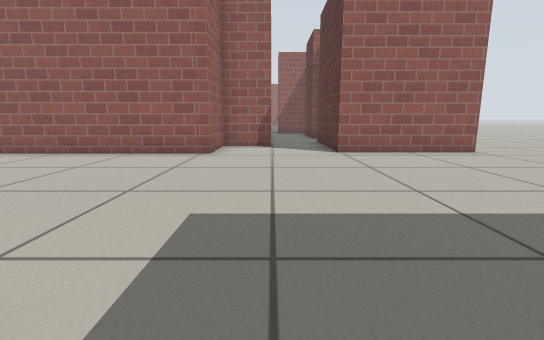
[1] (above)

16 first-person views from a walk through a world built for the Gazebo simulator. The camera is 0.5 m above the floor, tilts 10° down and sees 85° across. The floor is counted in squares, 0.5 m on a side. Each view is taken from the middle of a square. On the plan, view 1 faces up. The plan holds only what a view shows up to about 12 squares ahead; the rest is blank. The place goes on beyond the plan. Gazebo's built-in surfaces are drawn with simple patterns.

[2]
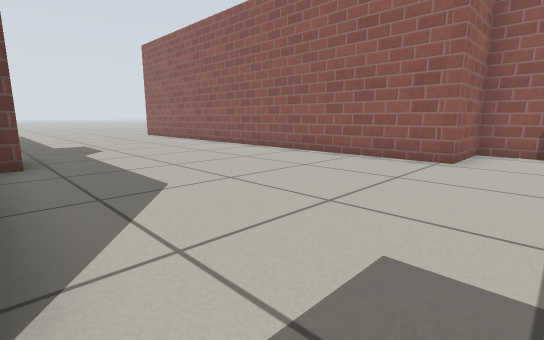

[3]
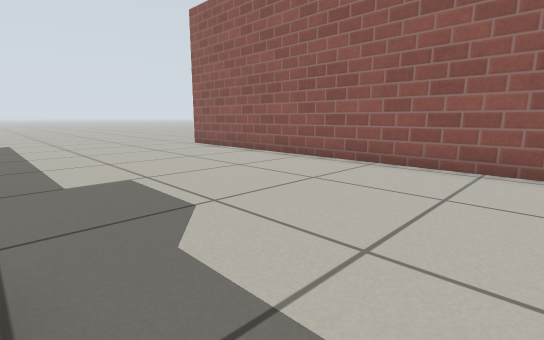

[4]
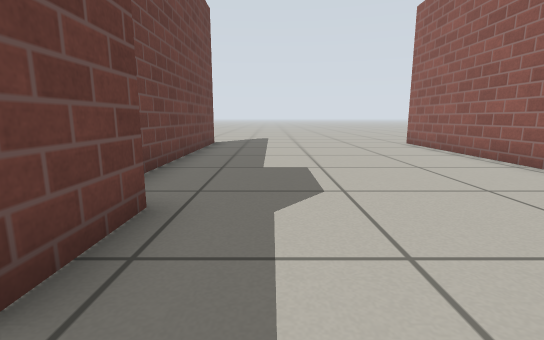

[5]
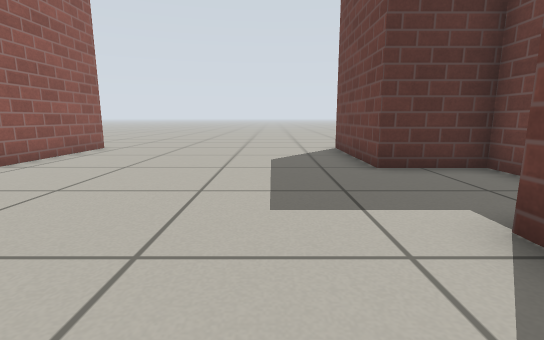

[6]
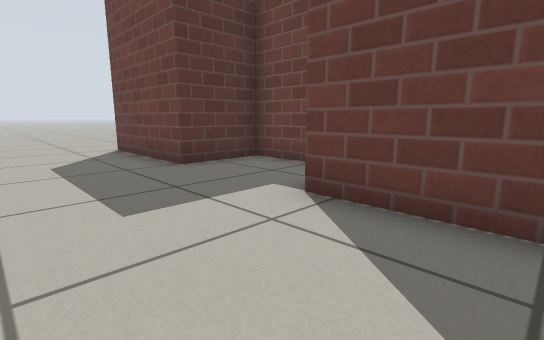

[7]
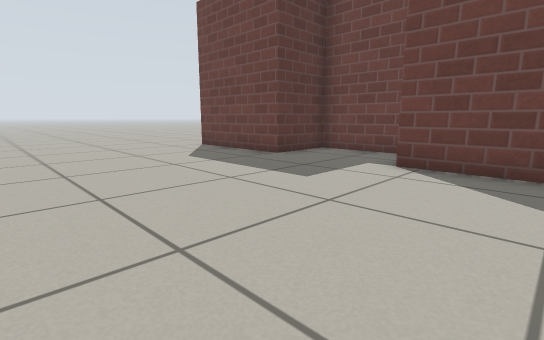

[8]
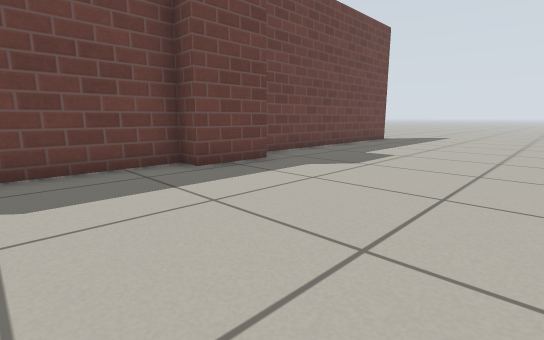

[9]
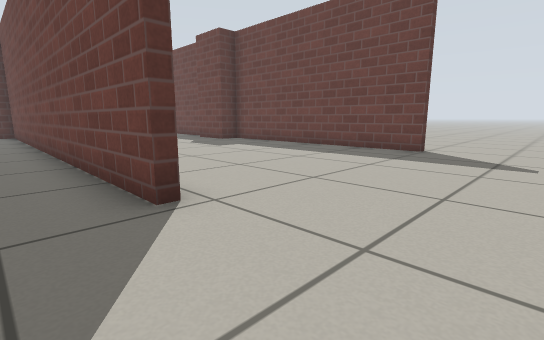

[10]
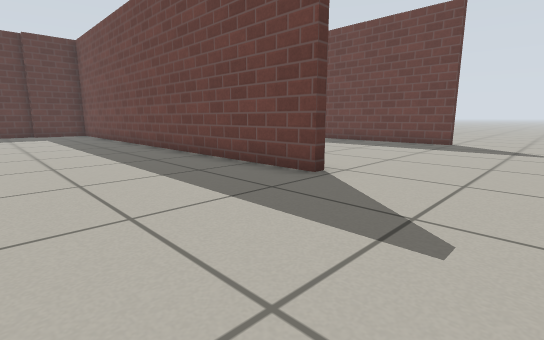

[11]
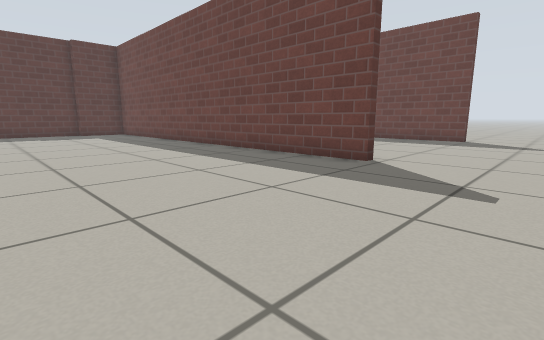

[12]
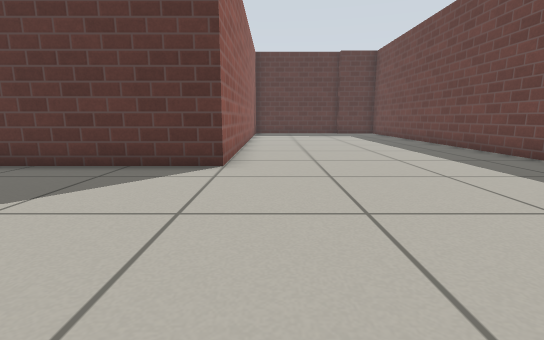

[13]
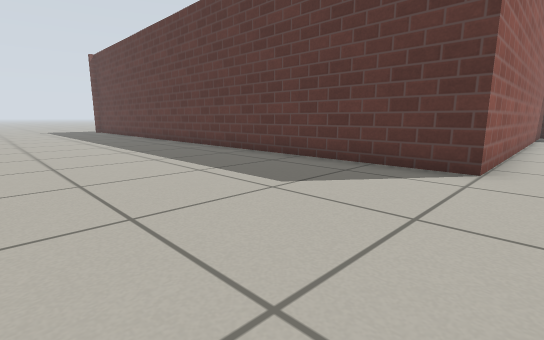

[14]
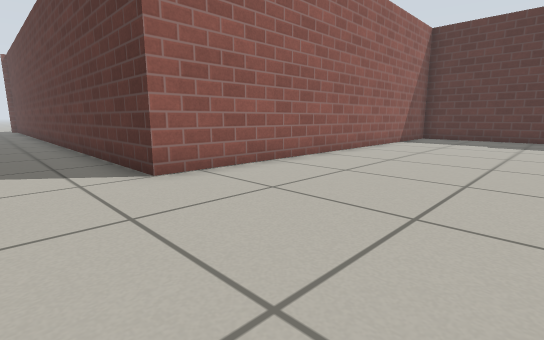

[15]
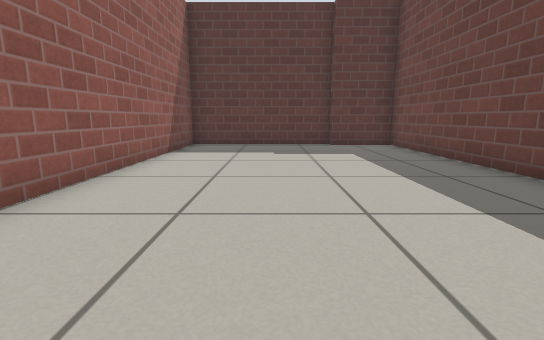

[16]
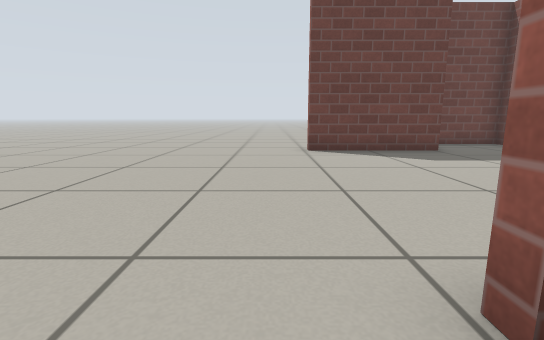

### Floor plan
Key: @ floor where view 1 was taken; # wall or solid block; . floor.
Columns run from 21 left of view 1 to 9 right of it. Each row starts with its distance up from view 1.
 25 ......#
 24 ......#
 23 ......#
 22 ......#
 21 ......#
 20 ......#
 19 ......#
 18 ......#
 17 ......#
 16 ......##############
 15 ...................#
 14 ...................#
 13 ...................#   #
 12 ...................# ..#
 11 ...................##..#     ..
 10 ...................#...#    ...
  9 ....################...####...
  8 ....################...........
  7 ...............................
  6 ...............................
  5 ...............................
  4 ...............................
  3 ...............................
  2 ............##.................
  1 ...#################...####....
  0 ...#               #.@.#   ....
 -1  ...               #####   ....
 -2  ....                      ....
 -3  ....
 -4  ...
 -5  ..

Where each view was taken, in squares from view 1:
view 1: 0 up, 0 right, facing up
view 2: 1 up, 0 right, facing up-left
view 3: 2 up, 7 left, facing up-left
view 4: 3 up, 6 left, facing left
view 5: 3 up, 4 left, facing right
view 6: 4 up, 4 left, facing down-right
view 7: 7 up, 4 left, facing down-right
view 8: 7 up, 4 left, facing down-left
view 9: 10 up, 21 left, facing down-right
view 10: 13 up, 21 left, facing down-right
view 11: 15 up, 21 left, facing down-right
view 12: 15 up, 21 left, facing right
view 13: 15 up, 21 left, facing up-right
view 14: 11 up, 17 left, facing up-right
view 15: 13 up, 13 left, facing right
view 16: 10 up, 7 right, facing down
